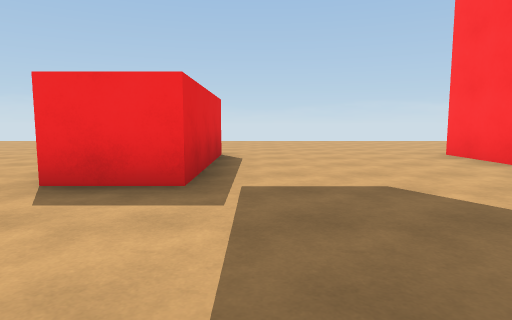
[1] (above)

13 first-person views from a walk through a 3-D level made in the Unity game engine. The camera is 1.2 m above the floor, tilts 6° down and sees 75° across. The floor is counted in squares, 2 m on a side. Each view is taken from the middle of a square. On the plan, view 1 faces up. The plan holds only what a view shows up to about 10 squares ahead; the rest is blank. The place goes on beyond the plan. Surface patterns are stand-ins for the level's own textures.

[2]
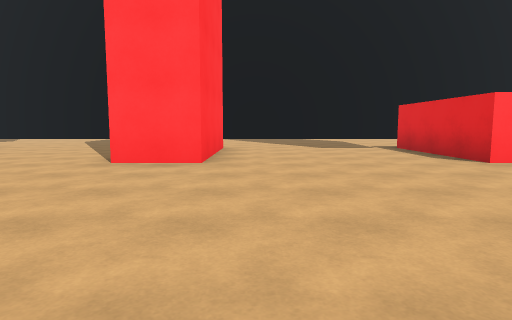

[3]
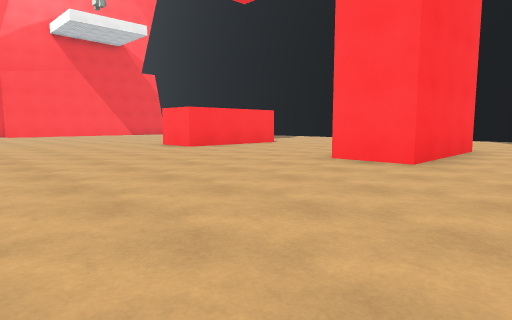

[4]
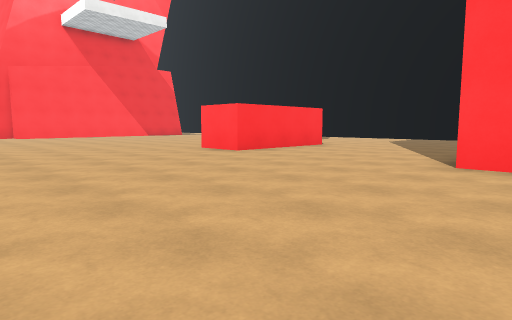

[5]
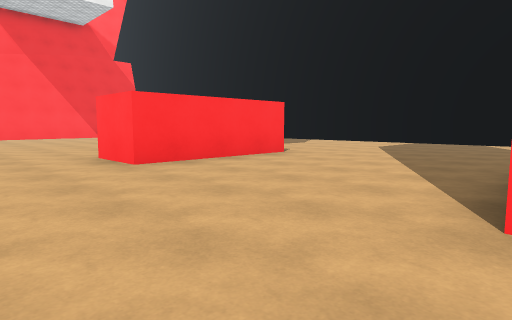

[6]
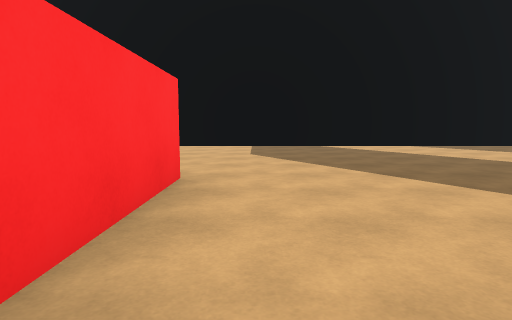

[7]
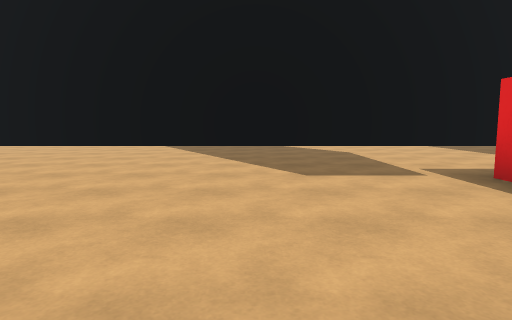

[8]
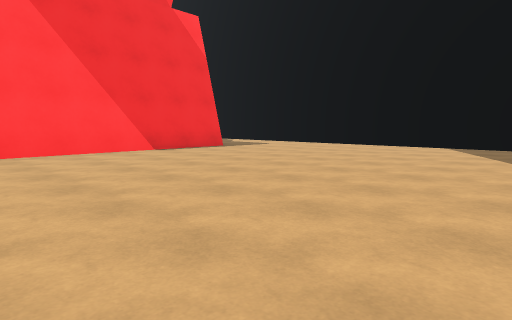

[9]
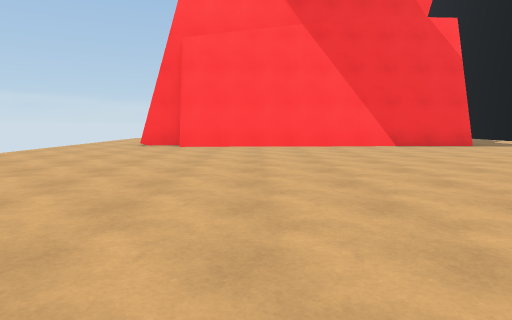

[10]
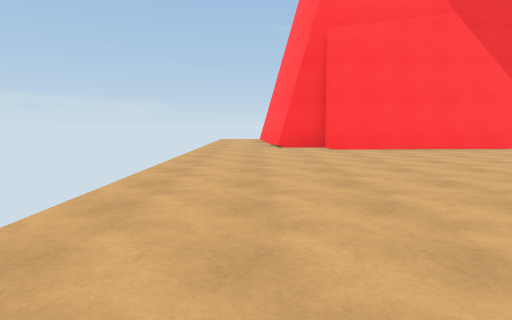

[11]
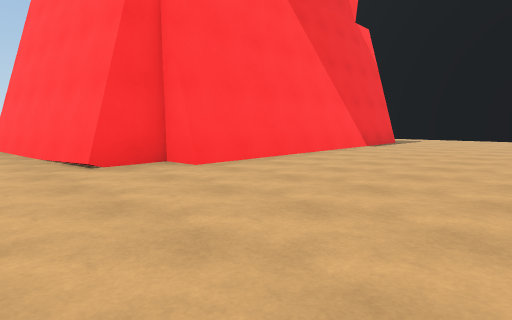

[12]
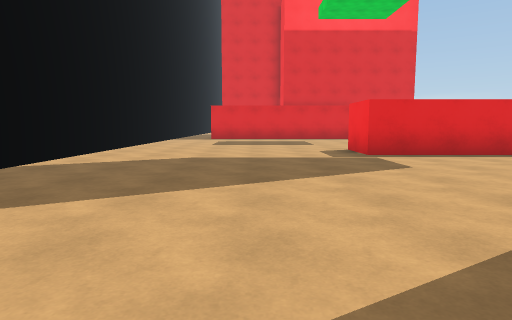

[13]
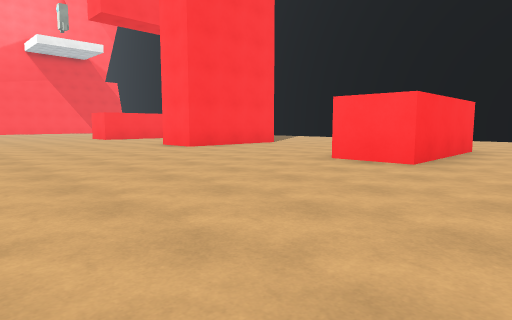

### Floor plan
Points are (right, up) in squares from view 1. A wall is a line through its corners. A room is listed if a view was taken in it or the views show most of it. See-through windows are left out.
Room 1 (views 1, 2, 3, 4, 5, 6, 7, 8, 9, 10, 11, 12, 13)
walls: (9.9, 3.1) (9.9, 6.7) (11.4, 6.7); (3.9, 3.1) (3.9, 6.7) (5.4, 6.7); (11.3, 3.6) (11.3, 3.1); (-0.7, 6.7) (-0.7, 3.2) (-2.1, 3.2) (-2.1, 6.7) (-0.7, 6.7); (-4.1, -2.9) (21.6, -2.9); (21.2, 9.1) (22, 9.1) (21.9, 10.3) (25.9, 10.6); (21.8, 0.7) (21.4, 7.5)

Positions as (right, up) in squares from view 1, and headings:
1: (0, 0), facing up
2: (3, 12), facing down
3: (2, 12), facing down-right
4: (4, 12), facing down-right
5: (5, 9), facing down-right
6: (9, 7), facing down
7: (14, 7), facing down
8: (14, 7), facing down-right
9: (12, 7), facing right
10: (13, 11), facing right
11: (17, 12), facing down-right
12: (6, 1), facing left
13: (-4, 12), facing down-right
